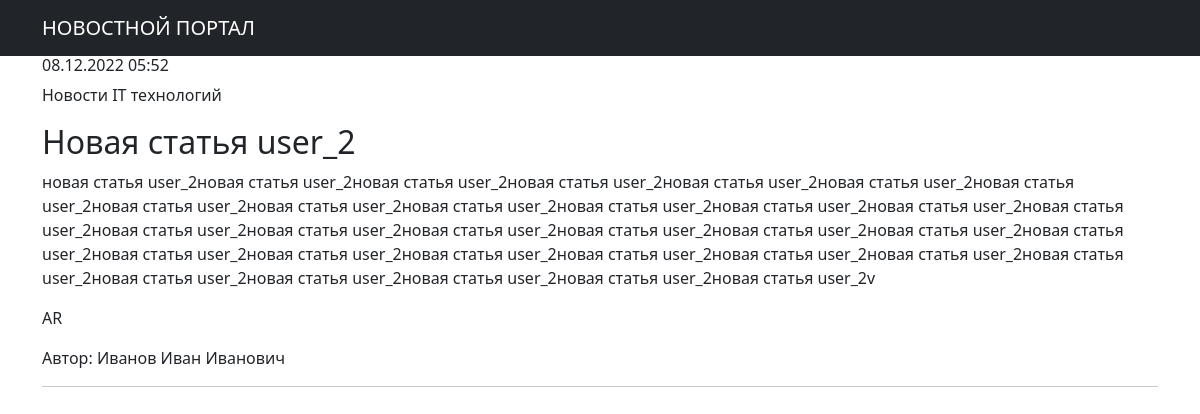
/article/53/, run on the app's committed database.
### news/models.py (models this page shows, shortened)
class News(models.Model):
    time = models.DateTimeField(auto_now=False, auto_now_add=True)
    title = models.CharField(max_length=50)
    article = models.TextField()
    NEWS = 'NW'
    ARTICLE = 'AR'
    CATEGORY_CHOICES = (
        (NEWS, 'Новости'),
        (ARTICLE, 'Статья'),
    )
    article_or_news = models.CharField(max_length=2, choices=CATEGORY_CHOICES, default=NEWS)
    author = models.ForeignKey(Author, on_delete=models.CASCADE)
    new_cat = models.ManyToManyField(Categories, through='NewsCategories')
    rating = models.IntegerField(blank=False, default=0)

class Categories(models.Model):
    title = models.CharField(max_length=250, unique=True)

class Author(models.Model):
    full_name = models.CharField(max_length=150)
    user = models.OneToOneField(User, on_delete=models.CASCADE)
    rating = models.IntegerField(default=0)

### news/views.py (the view)
# urls.py: path('<int:pk>/', NewsDetail.as_view(), name='news-details'),
class NewsDetail(DetailView):
    model = News
    template_name = 'new.html'
    context_object_name = 'art_views'

### news/templatetags/custom_filters.py (called while the page is built)
@register.filter()
def censor(value):
    chars = ["*", "#", "%", "&", "?", "@", "*", "#", "%", "&", "?", "@"]
    base_mat = ["хакер", "борода"]
    value = value.lower().split(' ')
    for word in value:
        if word in base_mat:
            temp = random.sample(chars, len(word))
            i = ''.join(temp)
            value = [x.replace(word, i) for x in value]
    value = ' '.join(value)
    return f'{value}'

### templates/new.html (shortened to what this page needs)
{% extends 'flatpages/default.html' %}
{% load custom_filters %}!
{% load custom_tags %}
{% block content %}
    <h6>{{ art_views.time|date:'d.m.Y H:i' }}</h6>
    <p>{% for cat in art_views.new_cat.all %}
        {{ cat.title }}
    {% endfor %}</p>
    <h2>{{ art_views.title }}</h2>
    <p>{{ art_views.article|censor }}</p>
    <p>{{ art_views.article_or_news }}</p>
    <p>Автор: {{ art_views.author.full_name }}</p>
    <hr>
    <br>
{% endblock content %}

### data on the page
News: time "08.12.2022 05:52", title "Новая статья user_2", article|censor "новая статья user_2новая статья user_2новая статья user_2новая статья user_2новая статья user_2новая статья user_2новая статья user_2новая статья user_2новая статья user_2новая статья user_2новая статья user_2новая статья user_2новая статья user_2новая статья user_2новая статья user_2новая статья user_2новая статья user_2новая статья user_2новая статья user_2новая статья user_2новая статья user_2новая статья user_2новая статья user_2новая статья user_2новая статья user_2новая статья user_2новая статья user_2новая статья user_2новая статья user_2новая статья user_2новая статья user_2новая статья user_2новая статья user_2v", article_or_news "AR", author.full_name "Иванов Иван Иванович"
Categories: title "Новости IT технологий"
